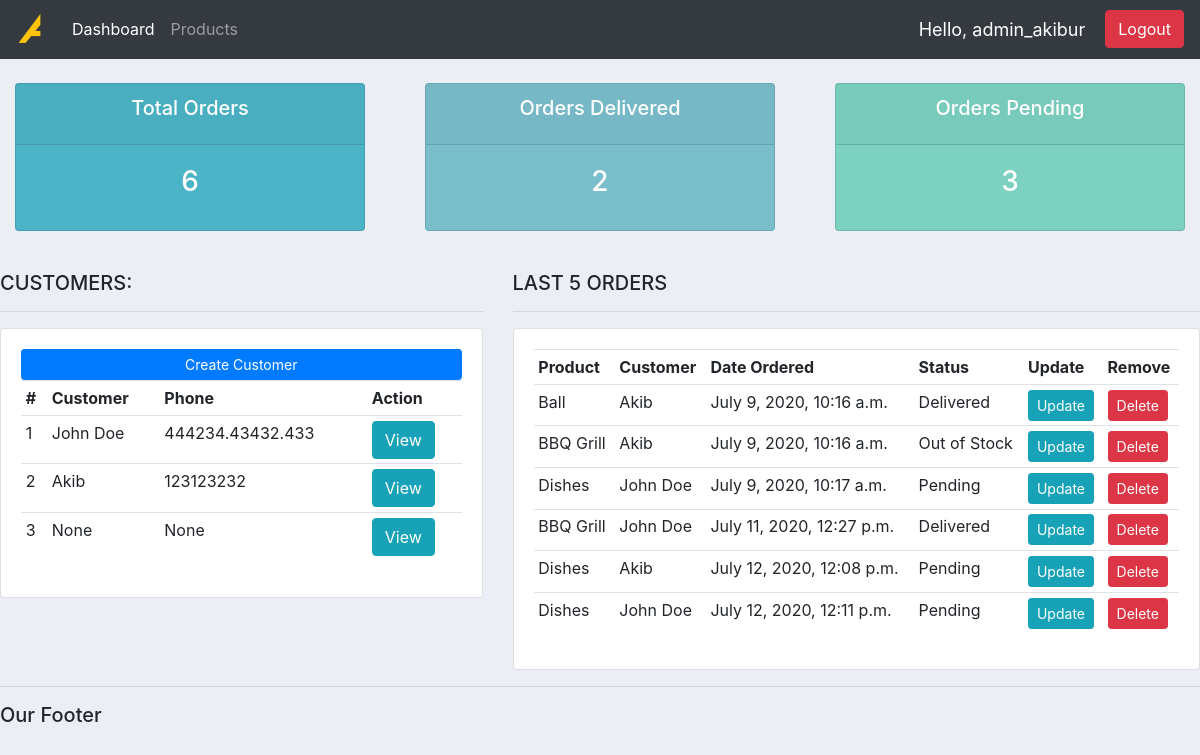
The app's page / (signed in), older data.
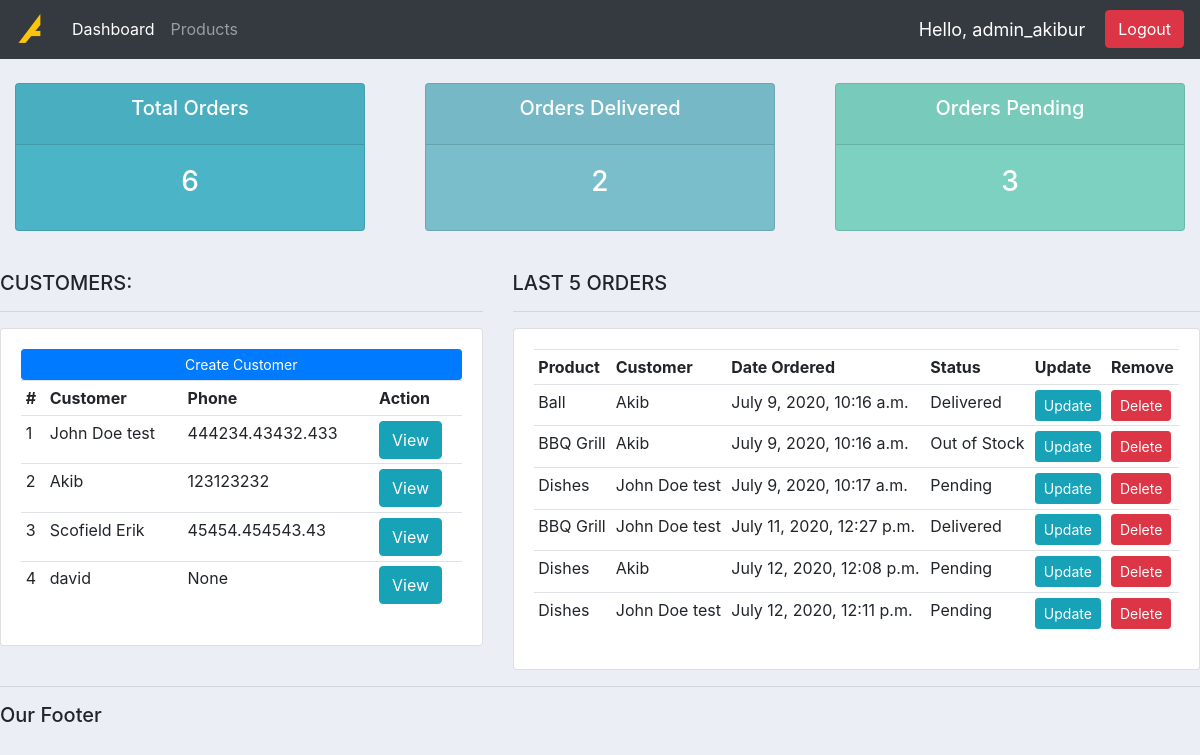
The same page, newer data.
### accounts/models.py (models this page shows, shortened)
class Customer(models.Model):
    user            = models.OneToOneField(User, null=True, blank = True, on_delete=models.CASCADE) # One Customer can have only one User | User is django default
    name            = models.CharField(max_length=200, null = True) # null = True -> if empty so that it doesn't show error
    phone           = models.CharField(max_length=200, null = True)
    email           = models.CharField(max_length=200, null = True)
    profile_pic     = models.ImageField(default ="profile_def.jpg", null = True, blank = True)
    date_created    = models.DateTimeField(auto_now_add=True, null = True)
    def __str__(self):
        return self.name

class Order(models.Model):
    STATUS = (
        ('Pending',     'pending'),
        ('Out of Stock','stock finish'),
        ('Delivered',   'delivered'),
    )
    customer    = models.ForeignKey(Customer, null=True, on_delete = models.SET_NULL)
    product     = models.ForeignKey(Product, null = True, on_delete= models.SET_NULL)
    date_created= models.DateTimeField(auto_now_add=True, null=True)
    status      = models.CharField(max_length=200, null = True, choices=STATUS)
    note        = models.CharField(max_length=1000, null = True)

class Product(models.Model):
    CATEGORY = (
        ('Indoor', 'Indoor'),
        ('Outdoor', 'Outdoor'),
    )
    name        = models.CharField(max_length=200, null = True)
    price       = models.FloatField(null=True)
    category    = models.CharField(max_length=200, null= True, choices=CATEGORY)
    description = models.CharField(max_length=200, null=True, blank=True)
    date_created= models.DateTimeField(auto_now_add=True, null=True)
    tags        = models.ManyToManyField(Tag) # Each Product can have many Tags and Each Tag can be added in many Products
    def __str__(self):
        return self.name

### accounts/decorators.py (the view)
    def wrapper_func(request, *args, **kwargs):
        group = None
        if request.user.groups.exists():
            group = request.user.groups.all()[0].name
        if group == 'customer':
            return redirect('showUrlUserpage')
        if group == 'admin':
            return view_func(request, *args, **kwargs)

### accounts/views.py (called while the page is built)
@login_required(login_url='showUrlLogin') # Restricting users who are not logged in
@admin_only # checks if admin or customer
def home(request):
    allOrders       = Order.objects.all()
    allCustomers    = Customer.objects.all()
    totalCustomers  = allCustomers.count()
    totalOrders     = allOrders.count()
    delivered       = allOrders.filter(status="Delivered").count()
    pending         = allOrders.filter(status="Pending").count()
    context = {
        'orders': allOrders,
        'customers': allCustomers, 'total_customers': totalCustomers,
        'total_orders': totalOrders,
        'delivered': delivered,
        'pending': pending
    }
    return render(request, 'accounts/dashboard.html', context)

### accounts/templates/accounts/dashboard.html
{% extends 'accounts/main.html' %}
{% block content%}
{% include 'accounts/status.html' %}
<br>
<div class="row">
	<div class="col-md-5">
		<h5>CUSTOMERS:</h5>
		<hr>
		<div class="card card-body">
			<a class="btn btn-primary  btn-sm btn-block" href="">Create Customer</a>
			<table class="table table-sm">
				<tr>
					<th>#</th>
					<th>Customer</th>
					<th>Phone</th>
					<th>Action	</th>
				</tr>
				{% for customer in customers %}
					<tr>
						<td>{{customer.id}}</td>
						<td>{{customer.name}}</td>
						<td>{{customer.phone}}</td>
						<td><a class="btn btn-info" href="{% url 'showUrlCustomer' customer.id %}">View</a></td>
					</tr>
				{% endfor  %}
			</table>
		</div>
	</div>
	<div class="col-md-7">
		<h5>LAST 5 ORDERS</h5>
		<hr>
		<div class="card card-body">
			<table class="table table-sm">
				<tr>
					<th>Product</th>
					<th>Customer</th>
					<th>Date Ordered</th>
					<th>Status</th>
					<th>Update</th>
					<th>Remove</th>
				</tr>
				{% for order in orders %}
					<tr>
						<td>{{order.product}}</td>
						<td>{{order.customer}}</td>
						<td>{{order.date_created}}</td>
						<td>{{order.status}}</td>
						<td><a class="btn btn-sm btn-info" href="{% url 'showUrlUpdateOrder' order.id %}">Update</a></td>
						<td><a class="btn btn-sm btn-danger" href="{% url 'showUrlDeleteOrder' order.id %}">Delete</a></td>
					</tr>
				{% endfor  %}
			</table>
		</div>
	</div>
</div>
{% endblock %}

### accounts/templates/accounts/main.html (shortened to what this page needs)
{% load static %}
<!DOCTYPE html>
<html lang="en">
<head>
    <link rel="stylesheet" href="https://stackpath.bootstrapcdn.com/bootstrap/4.3.1/css/bootstrap.min.css">
    <link rel="stylesheet" type="text/css" href="{% static '/css/main.css' %}">
</head>
<body>
        {% include 'accounts/navbar.html' %}
        {% block content %}
        {% endblock %}
    <hr>
    <h5>Our Footer</h5>
</body>
</html>

### accounts/templates/accounts/navbar.html (shortened to what this page needs)
{% load static %}
<nav class="navbar navbar-expand-lg navbar-dark bg-dark">
    <a class="navbar-brand" href="#"><img src="{% static '/images/logo.png' %}" alt=""></a>
    <div class="collapse navbar-collapse" id="navbarNav">
      <ul class="navbar-nav">
        {% if request.user.is_staff  %}
          <li class="nav-item active">
            <a class="nav-link" href="{% url 'showUrlHome' %}">Dashboard</a>
          </li>
          <li class="nav-item">
            <a class="nav-link" href="{% url 'showUrlProduct' %}">Products</a>
          </li>
        {% else %}
          <li class="nav-item">
            <a class="nav-link" href="{% url 'showUrlAccount' %}">Settings</a>
          </li>
        {% endif %}
      </ul>
    </div>
    <span id="hello-msg" >Hello, {{request.user}}  </span>
    <span><a class="btn btn-danger" href="{% url 'showUrlLogout' %}">Logout</a></span>
</nav>

### accounts/templates/accounts/status.html
<br>
<div class="row">
	<div class="col">
		<div class="col-md">
			<div class="card text-center text-white  mb-3" id="total-orders">
			  	<div class="card-header">
			  		<h5 class="card-title">Total Orders</h5>
			  	</div>
			  	<div class="card-body">
			    	<h3 class="card-title">{{total_orders}}</h3>
			  	</div>
			</div>
		</div>
	</div>
	<div class="col">
		<div class="col-md">
			<div class="card text-center text-white  mb-3" id="orders-delivered">
			  	<div class="card-header">
			  		<h5 class="card-title">Orders Delivered</h5>
			  	</div>
			  	<div class="card-body">
			    	<h3 class="card-title">{{delivered}}</h3>
			  	</div>
			</div>
		</div>
	</div>
	<div class="col">
		<div class="col-md">
			<div class="card text-center text-white  mb-3" id="orders-pending">
			  	<div class="card-header">
			  		<h5 class="card-title">Orders Pending</h5>
			  	</div>
			  	<div class="card-body">
			    	<h3 class="card-title">{{pending}}</h3>
			  	</div>
			</div>
		</div>
	</div>
</div>

### static/css/main.css (style rules this page uses)
body { background-color: #ebeff5; }
#total-orders { background-color: #4cb4c7; }
#orders-delivered { background-color: #7abecc; }
#orders-pending { background-color: #7CD1C0; }

### accounts/templates/accounts/navbar.html (style rules this page uses)
#hello-msg { font-size: 18px; color: #fff; margin-right: 20px; }

Row changes from the older to the newer data that the page shows:
changed Customer id 1: name "John Doe" → "John Doe test"
changed Customer id 3: name "None" → "Scofield Erik"; phone "None" → "45454.454543.43"
added Customer: id "4", name "david", phone "None"
changed through a linked row, Order "July 9, 2020, 10:17 a.m.": customer "John Doe" → "John Doe test"
changed through a linked row, Order "July 11, 2020, 12:27 p.m.": customer "John Doe" → "John Doe test"
changed through a linked row, Order "July 12, 2020, 12:11 p.m.": customer "John Doe" → "John Doe test"
